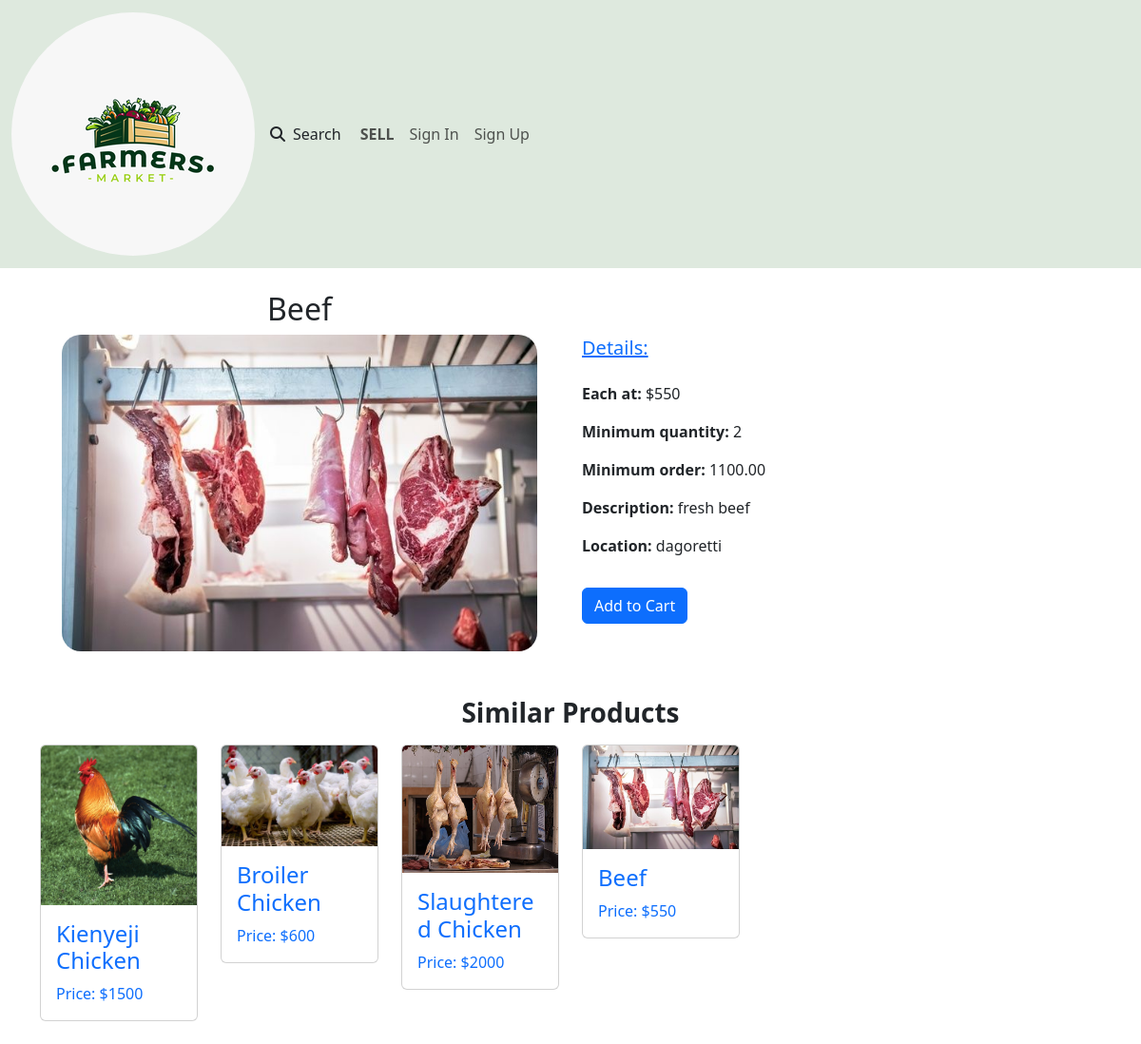
The app's page /product_details/16/, older data.
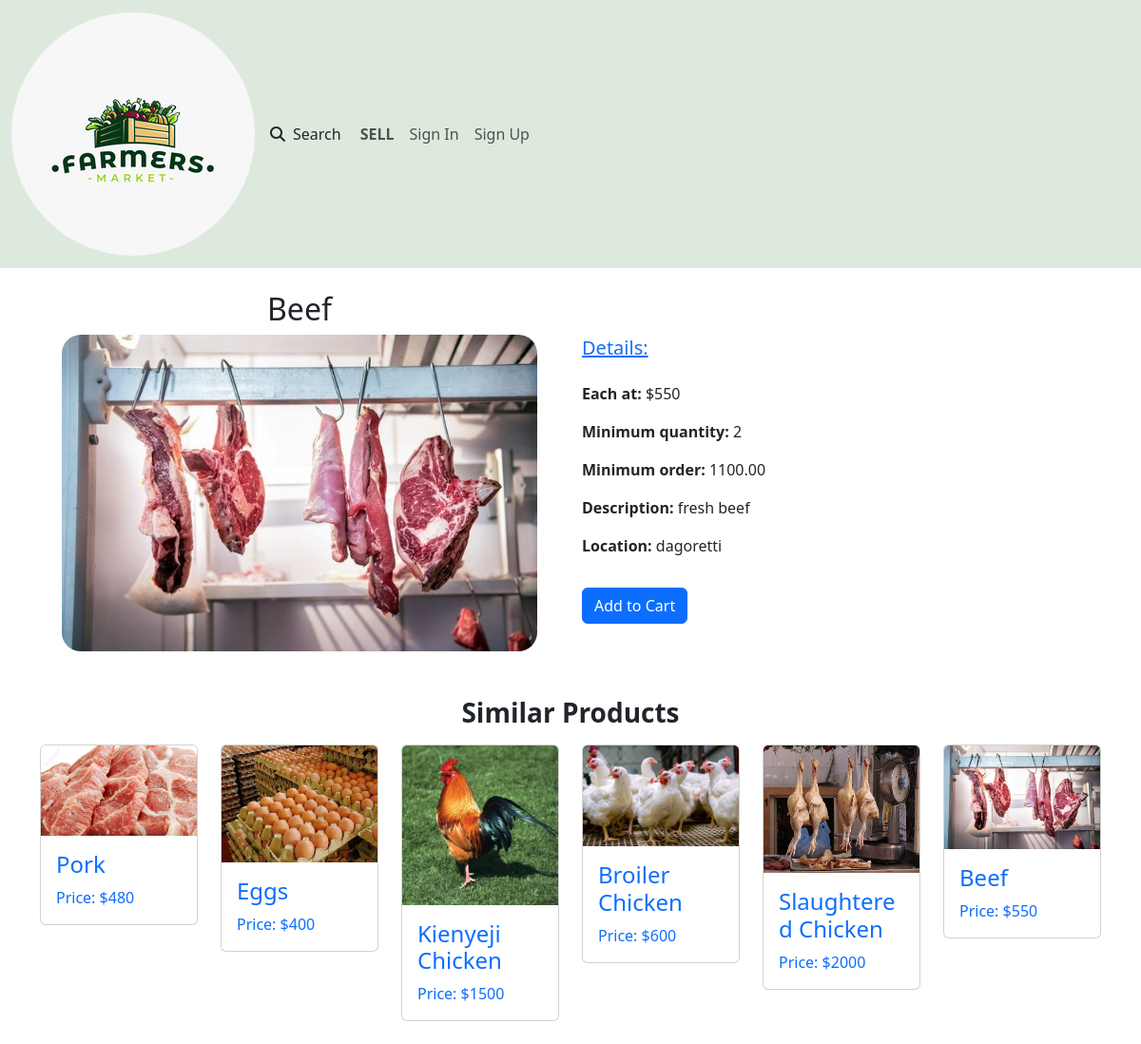
The same page, newer data.
### product/models.py (models this page shows, shortened)
class Product(models.Model):
    CATEGORIES = (
        ("Vegetables", "Vegetables"),
        ("Fruits", "Fruits"),
        ("Meat & Poultry", "Meat & Poultry")
    )
    owner = models.ForeignKey(User, on_delete=models.CASCADE)
    name = models.CharField(max_length=30)
    category = models.CharField(max_length=25, default="Select a category", choices=CATEGORIES)
    quantity = models.IntegerField(default=5)
    description = models.CharField(max_length=200)
    image = models.ImageField(upload_to="products")
    price = models.IntegerField()
    location = models.CharField(max_length=50)
    unit_price = models.DecimalField(max_digits=10, decimal_places=2, blank=True, null=True)

### product/views.py (the view)
# urls.py: path('product_details/<int:id>/', product_details, name='product_details'),
def product_details(request, id):
    product = Product.objects.get(id=id)
    items = Product.objects.filter(category=product.category)
    return render(request, "product/product_details.html", {'product': product, 'items': items,})

### product/templates/product/product_details.html (shortened to what this page needs)
{% extends 'Account/base.html' %}
{% block content %}
<div class="container mt-4">
    <div class="row">
        <div class="col-md-6">
            <div class="text-center">
            <h2 class="text-capitalize" >{{ product.name }}</h2>
                <img class="img-fluid" src="{{ product.image.url }}" alt="{{ product.name }}" width="500" height="500"
                style="border-radius: 20px;">
            </div>
        </div>
        <div class="col-md-6 mt-5">
            <h5 class="text-decoration-underline text-primary mb-4">Details:</h5>
            <p> <strong class="fw-bold">Each at:</strong> ${{ product.price }}</p>
            <p> <strong class="fw-bold">Minimum quantity:</strong> {{ product.quantity }}</p>
            <p> <strong class="fw-bold">Minimum order:</strong> {{ product.unit_price }}</p>
            <p> <strong class="fw-bold">Description:</strong> {{ product.description }}</p>
            <p> <strong class="fw-bold">Location:</strong> {{ product.location }}</p>
            {% if request.user.username != product.owner.username %}
                <a href="{% url 'cart:addtocart' product.id %}" class="btn btn-primary mt-3">Add to Cart</a>
            {% endif %}
        </div>
    </div>
    <h3 class="mt-5 text-center display-8 fw-bold mb-3">Similar Products</h3>
    <div class="row">
        {% for item in items %}
            <div class="col-md-2 mb-4">
                <div class="card">
                    <a  class="text-decoration-none" href="{% url 'product:product_details' item.id %}">
                        <img class="card-img-top" src="{{ item.image.url }}" alt="{{ item.name }}">
                        <div class="card-body">
                            <h2 class="card-title fs-4 text-capitalize">{{ item.name }}</h2>
                            <p class="card-text">Price: ${{ item.price }}</p>
                        </div>
                    </a>
                </div>
            </div>
        {% endfor %}
    </div>
</div>
{% endblock %}

Row changes from the older to the newer data that the page shows:
now on this page (row edited): Product: image (picture), name "Pork", price "480"
now on this page (row edited): Product: image (picture), name "Eggs", price "400"
